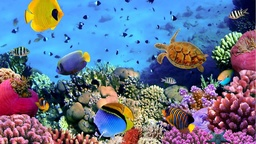
#> input picture 9º Período/Processamento Digital de Imagens/Transformacao/ImagemPeixes.jpg, 256 x 144 px, shrunk from 1280 x 720 before the run
$ python ruido.py
#> lines starting #> are read from the running program, lines starting #| are printed output that depends on the picture
import cv2
import numpy as np
from matplotlib import pyplot as plt
import math
import random as rand
from scipy import stats

rand.seed(5)

def ruidoSaltPepper(image):
    for i in range(image.shape[0]-1, 0, rand.randint(-3,-1)):
        for j in range(image.shape[1]-1, 0, rand.randint(-3,-1)):
            if (rand.randint(0,1) == 1):
                image[i][j] = rand.randint(0,1)*255

def filtrar(image, imagemMedia, imagemModa, imagemMediana):
    for i in range(image.shape[0]):
            for j in range(image.shape[1]):
                if (image[i][j] == 0 or image[i][j] == 255):
                    vetor = np.full((8), 127)

                    if i-1 >= 0:
                        vetor[0] = image[i-1][j-1] if j-1 >= 0 else 127
                        vetor[1] = image[i-1][j]
                        vetor[2] = image[i-1][j+1] if j+1 < image.shape[1] else 127

                    vetor[3] = image[i][j-1] if j-1 >= 0 else 127
                    vetor[4] = image[i][j+1] if j+1 < image.shape[1] else 127

                    if i+1 < image.shape[0]:
                        vetor[5] = image[i+1][j-1] if j-1 >= 0 else 127
                        vetor[6] = image[i+1][j]
                        vetor[7] = image[i+1][j+1] if j+1 < image.shape[1] else 127

                    imagemMedia[i][j] = np.average(vetor)
                    imagemMediana[i][j] = np.median(vetor)
                    imagemModa[i][j] = stats.mode(vetor)[0]


img = cv2.imread('ImagemPeixes.jpg',0)
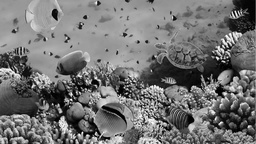
#> img: shape (144, 256); min 0, max 255, mean 115.1

plt.subplot(231),plt.imshow(img, cmap = 'gray')
plt.title('Entrada'), plt.xticks([]), plt.yticks([])

ruidoSaltPepper(img)
#> after the loop in ruidoSaltPepper, `for i in range(image.shape[0]-1, 0, rand.randint(-3,-1)):`:
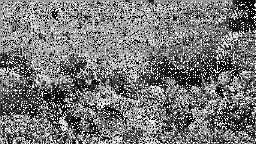
#> image: shape (144, 256); min 0, max 255, mean 119.4

plt.subplot(232),plt.imshow(img, cmap = 'gray')
plt.title('Entrada com Ruido'), plt.xticks([]), plt.yticks([])

imagemMedia = img
imagemMediana = img
imagemModa = img
filtrar(img, imagemMedia, imagemMediana, imagemMedia)
#> after the loop in filtrar, `for i in range(image.shape[0]):`:
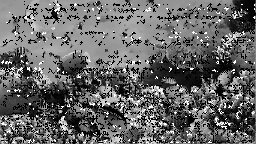
#> imagemMedia: shape (144, 256); min 0, max 255, mean 102.2

plt.subplot(233),plt.imshow(imagemMedia, cmap = 'gray')
plt.title('Imagem Restaurada com Média'), plt.xticks([]), plt.yticks([])

plt.subplot(234),plt.imshow(imagemMediana, cmap = 'gray')
plt.title('Imagem Restaurada com Mediana'), plt.xticks([]), plt.yticks([])

plt.subplot(235),plt.imshow(imagemModa, cmap = 'gray')
plt.title('Imagem Restaurada com Moda'), plt.xticks([]), plt.yticks([])

plt.show()
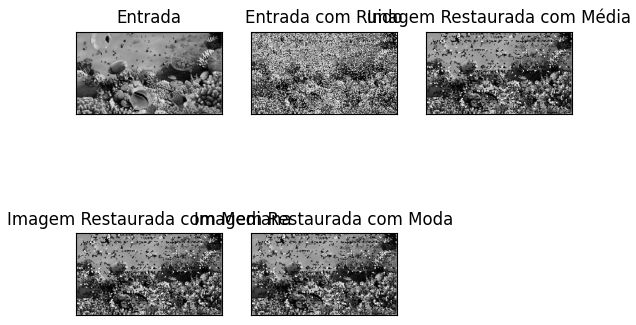
#> figure drawn by matplotlib, 5 panels

$ run again, with 9º Período/Processamento Digital de Imagens/Transformacao/ImagemFlor.jpg copied over 9º Período/Processamento Digital de Imagens/Transformacao/ImagemPeixes.jpg
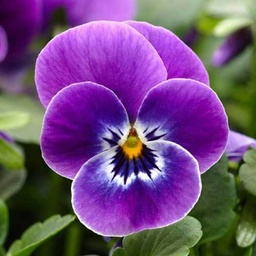
#> input picture 9º Período/Processamento Digital de Imagens/Transformacao/ImagemFlor.jpg, 256 x 256 px, shrunk from 850 x 850 before the run
#> after the loop in ruidoSaltPepper, `for i in range(image.shape[0]-1, 0, rand.randint(-3,-1)):`:
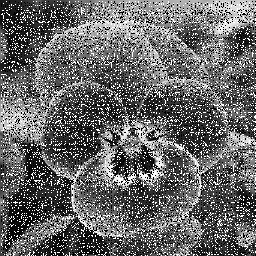
#> image: shape (256, 256); min 0, max 255, mean 103.4
#> after the loop in filtrar, `for i in range(image.shape[0]):`:
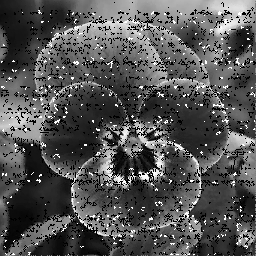
#> imagemMedia: shape (256, 256); min 0, max 255, mean 83.7
